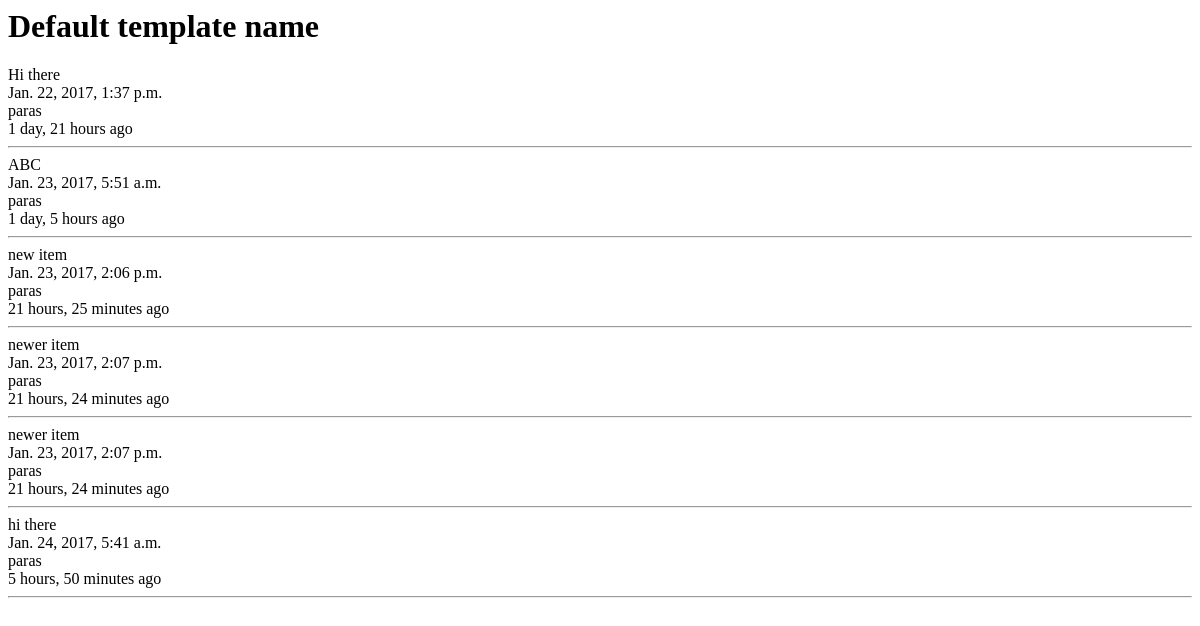
Page /tweet/ on the earlier database version.
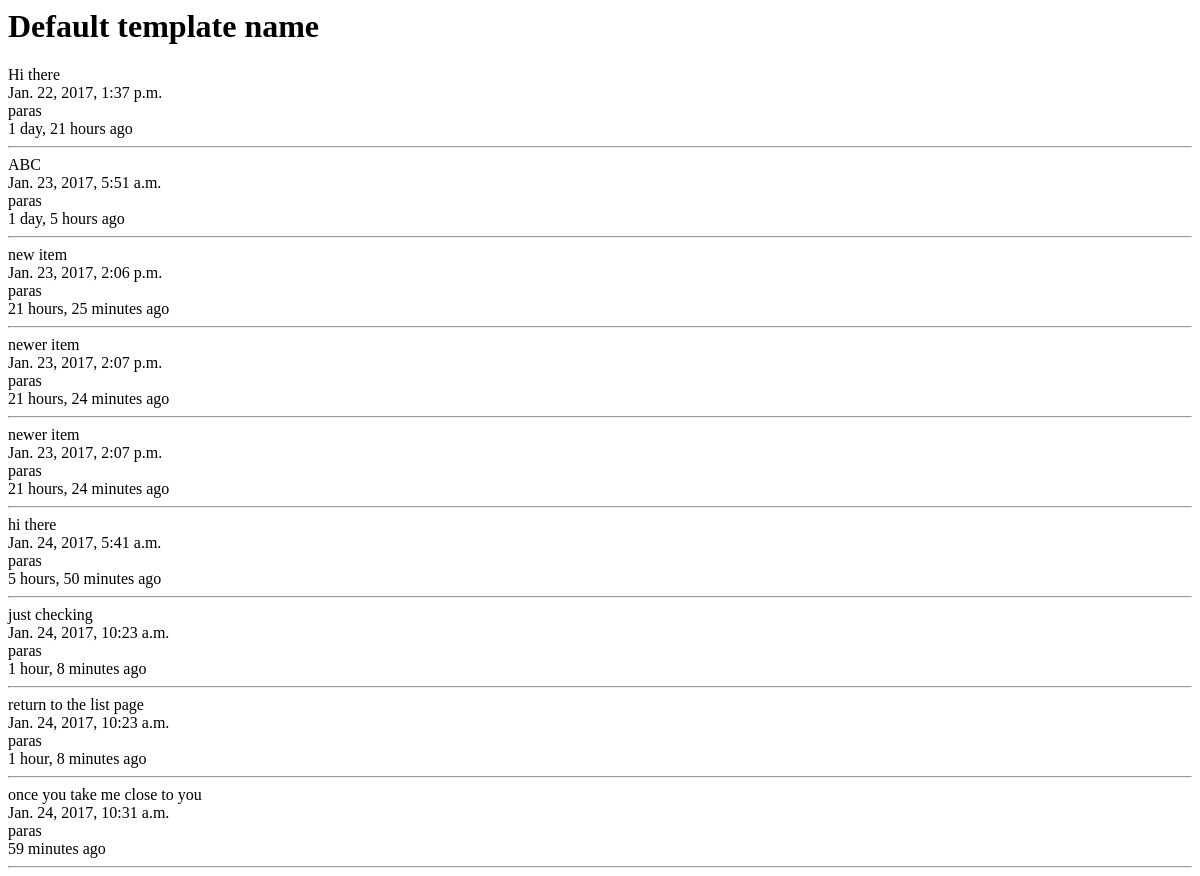
Same page on the later database version.
### tweets/models.py (models this page shows, shortened)
class Tweet(models.Model):
    user = models.ForeignKey(settings.AUTH_USER_MODEL, default=1)
    content = models.CharField(max_length=140, validators=[validate_content])
    timestamp = models.DateTimeField(auto_now_add=True)
    updated = models.DateTimeField(auto_now=True)

### tweets/views.py (the view)
class TweetListView(ListView):
    queryset = Tweet.objects.all()
    def get_context_data(self, *args, **kwargs):
        context= super(TweetListView, self).get_context_data(*args, **kwargs)
        return context

### tweets/templates/tweets/tweet_list.html
<h1>Default template name</h1>
{% for obj in object_list %}
    {{ obj.content }}</br>
    {{ obj.timestamp }}</br>
    {{ obj.user }}</br>
    {{ obj.timestamp|timesince }} ago</br> <hr/>
{% endfor %}

Differences in the rows shown:
added Tweet: content "just checking", timestamp "Jan. 24, 2017, 10:23 a.m.", user "paras", timestamp "1 hour, 8 minutes"
added Tweet: content "return to the list page", timestamp "Jan. 24, 2017, 10:23 a.m.", user "paras", timestamp "1 hour, 8 minutes"
added Tweet: content "once you take me close to you", timestamp "Jan. 24, 2017, 10:31 a.m.", user "paras", timestamp "59 minutes"
